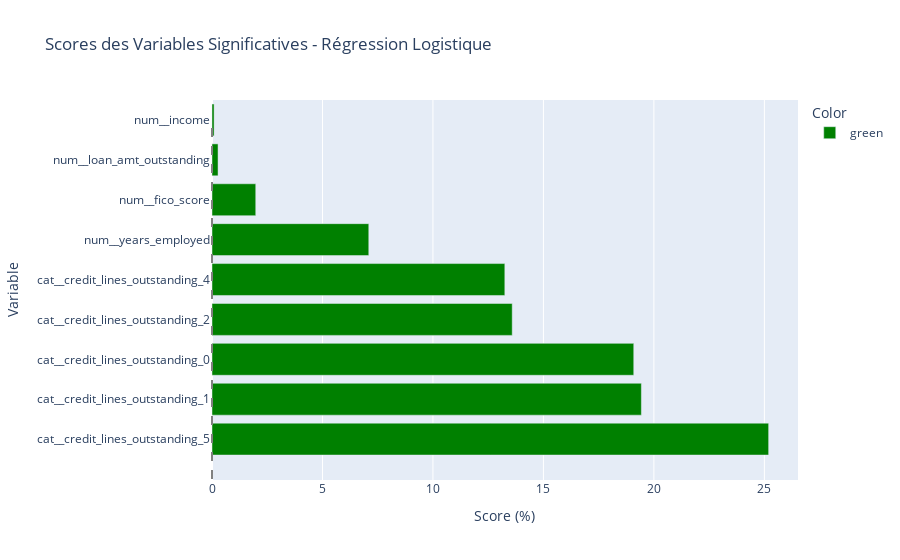

Notebook code cell kept with this figure:
### Markdown cell above
Cette courbe montre l'évolution du rappel, de la précision, du F1 score, et de l'accuracy en fonction du seuil de classification pour le modèle de régression logistique.

Rappel (bleu) : Le rappel est très élevé (proche de 1) sur la majorité des seuils, ce qui signifie que le modèle détecte correctement presque tous les cas de défaut de paiement pour des seuils raisonnables.

Précision (orange) : La précision commence un peu plus faible pour les seuils très bas (où beaucoup de clients sont prédits comme défaut), mais elle augmente rapidement et reste stable près de 1 pour une large plage de seuils.

F1 score (vert) : Le F1 score, qui équilibre précision et rappel, est très élevé sur la majorité des seuils, atteignant son pic autour de 0,9, ce qui montre un bon équilibre.

Accuracy (rouge) : L'accuracy reste très élevée (proche de 1) pour presque tous les seuils, montrant que le modèle effectue correctement la classification dans la grande majorité des cas.

### Code cell
# Extraction des coefficients et des noms des features
logistic_coefficients = logistic_model.coef_[0]
feature_names = preprocessor.get_feature_names_out()  # Obtenir les noms des features

# Créer un DataFrame pour les coefficients
importance_df = pd.DataFrame({
    'Feature': feature_names,
    'Coefficient': logistic_coefficients
})

# Calculer la valeur absolue des coefficients pour l'importance
importance_df['Absolute_Coefficient'] = importance_df['Coefficient'].abs()

# Seuil de significativité des coefficients (0.05)
significant_threshold = 0.05

# Filtrer les coefficients significatifs
significant_importance_df = importance_df[importance_df['Absolute_Coefficient'] > significant_threshold]

# Trier par importance absolue
significant_importance_df = significant_importance_df.sort_values(by='Absolute_Coefficient', ascending=False)

# Calculer la somme des coefficients significatifs
sum_significant_abs_coefficients = significant_importance_df['Absolute_Coefficient'].sum()

# Créer un score basé sur les coefficients significatifs (en pourcentage)
significant_importance_df['Score'] = (significant_importance_df['Absolute_Coefficient'] / sum_significant_abs_coefficients) * 100

# Afficher les résultats
print("Les variables significatives avec leurs scores :")
print(significant_importance_df[['Feature', 'Coefficient', 'Score']])

# Couleurs pour le graphique
significant_importance_df['Color'] = significant_importance_df['Score'].apply(lambda x: 'green' if x > 0 else 'red')

# Visualisation
fig = px.bar(
    significant_importance_df,
    x='Score',
    y='Feature',
    color='Color',
    color_discrete_map={'green': 'green', 'red': 'red'},
    title='Scores des Variables Significatives - Régression Logistique',
    labels={'Score': 'Score (%)', 'Feature': 'Variable'}
)

# Ajouter une ligne verticale pour le score zéro
fig.add_shape(type="line", x0=0, x1=0, y0=-1, y1=len(significant_importance_df)-1, line=dict(color="grey", width=2, dash="dash"))
fig.show()

### Figure 1 — Plotly figure (JSON) as saved in the notebook; plotly's stock layout.template omitted (floating-point values rounded to 4 significant figures)
{"data": [{"alignmentgroup": "True", "hovertemplate": "Color=green<br>Score (%)=%{x}<br>Variable=%{y}<extra></extra>", "legendgroup": "green", "marker": {"color": "green", "pattern": {"shape": ""}}, "name": "green", "offsetgroup": "green", "orientation": "h", "showlegend": true, "textposition": "auto", "type": "bar", "x": [25.19, 19.43, 19.09, 13.59, 13.25, 7.096, 1.98, 0.274, 0.09403], "xaxis": "x", "y": ["cat__credit_lines_outstanding_5", "cat__credit_lines_outstanding_1", "cat__credit_lines_outstanding_0", "cat__credit_lines_outstanding_2", "cat__credit_lines_outstanding_4", "num__years_employed", "num__fico_score", "num__loan_amt_outstanding", "num__income"], "yaxis": "y"}], "layout": {"barmode": "relative", "legend": {"title": {"text": "Color"}, "tracegroupgap": 0}, "shapes": [{"line": {"color": "grey", "dash": "dash", "width": 2}, "type": "line", "x0": 0, "x1": 0, "y0": -1, "y1": 8}], "title": {"text": "Scores des Variables Significatives - Régression Logistique"}, "xaxis": {"anchor": "y", "domain": [0, 1], "title": {"text": "Score (%)"}}, "yaxis": {"anchor": "x", "domain": [0, 1], "title": {"text": "Variable"}}}}
